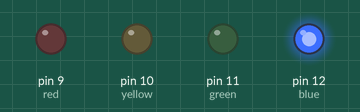
A sketch run on a simulated Arduino Uno, built with avr-gcc and run on an emulated ATmega328P. On the bench: output pins drawn as LEDs (lit = HIGH).

Above: at 0.12 s.
At 1.62 s:
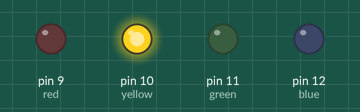
At 3.0 s:
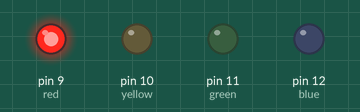
At 4.62 s:
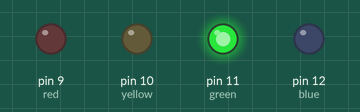
At 7.0 s:
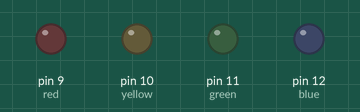
Timing chart, 0 to 10.4 s (numbered marks = the images above):
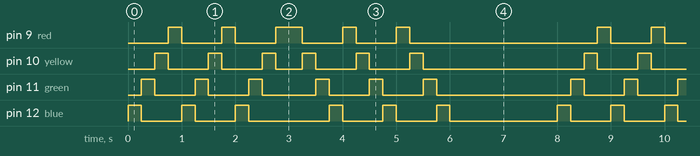

The sketch:

lab1.3.3.ino
```cpp
/*-------------------------------------------------------------------------------

3.3 Propose a program that simulates a running light in one direction three
    times, then changes direction, and so on.

-------------------------------------------------------------------------------*/

int red = 9;
int yellow = 10;
int green = 11;
int blue = 12;

void setup () {
  pinMode(red, OUTPUT);
  pinMode(yellow, OUTPUT) ;
  pinMode(green, OUTPUT) ;
  pinMode(blue, OUTPUT) ;

  digitalWrite(red, LOW);
  digitalWrite(yellow, LOW);
  digitalWrite(green, LOW);
  digitalWrite(blue, LOW);
}

void loop() {
  for (int i = 0; i < 3; i++) {
    for (int j = 0; j < 4; j++) {
      digitalWrite(blue - j, HIGH);
      delay(250);
      digitalWrite(blue - j, LOW);
    }
  }

  for (int i = 0; i < 3; i++) {
    for (int j = 0; j < 4; j++) {
      digitalWrite(red + j, HIGH);
      delay(250);
      digitalWrite(red + j, LOW);
    }
  }

  delay(2000);
}
```

Measured:
- by itself, pin 9 (red): repeats every 8.0 s: LOW 0.75 s, HIGH 0.25 s, LOW 0.75 s, HIGH 0.50 s, 2 × (LOW 0.75 s, HIGH 0.25 s), LOW 3.5 s, HIGH 0.25 s
- by itself, pin 12 (blue): repeats every 8.0 s: 2 × (LOW 0.75 s, HIGH 0.25 s), LOW 1.5 s, 2 × (HIGH 0.25 s, LOW 0.75 s), HIGH 0.25 s, LOW 2.0 s, HIGH 0.25 s
- by itself, pin 11 (green): repeats every 8.0 s: 2 × (LOW 0.75 s, HIGH 0.25 s), LOW 1.0 s, 2 × (HIGH 0.25 s, LOW 0.75 s), HIGH 0.25 s, LOW 2.5 s, HIGH 0.25 s
